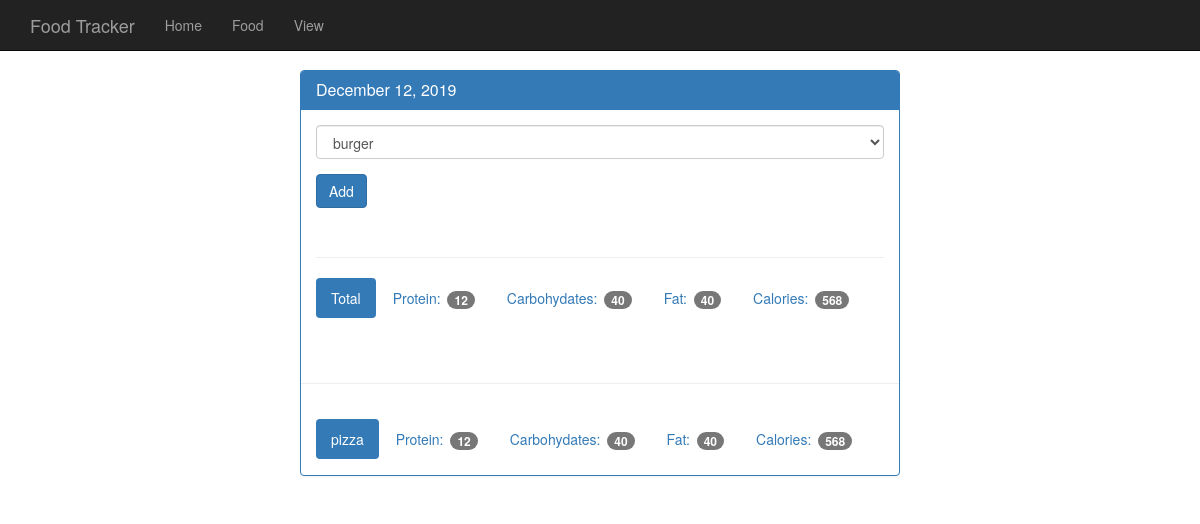
Screenshot of /view/20191212 with the database file from the repository.
### tables this page shows
CREATE TABLE food (
    id integer primary key autoincrement,
    name text not null,
    protein integer not null,
    carbohydrates integer not null,
    fat integer not null,
    calories integer not null
);

### app.py (the view)
@app.route('/view/<date>', methods=['GET', 'POST'])
def view(date):
    db = get_db()
    cur = db.execute('select id, entry_date '
                     'from log_date '
                     'where entry_date = ?',
                     [date])
    date_result = cur.fetchone()
    if request.method == 'POST':
        select = request.form['food-select']
        id = date_result['id']
        db.execute('insert into food_date (food_id, log_date_id) '
                   'values (?,?)', [select, id])
        db.commit()
    log_cur = db.execute('select food.name, food.protein, food.carbohydrates, food.fat, food.calories '
                         'from log_date '
                         'join food_date '
                         'on food_date.log_date_id = log_date.id '
                         'join food '
                         'on food.id = food_date.food_id '
                         'where log_date.entry_date = ?',
                         [date])
    food_list = log_cur.fetchall()
    totals = {'protein': 0, 'carbohydrates': 0, 'fat': 0, 'calories': 0}
    for food in food_list:
        totals['protein'] += food['protein']
        totals['carbohydrates'] += food['carbohydrates']
        totals['fat'] += food['fat']
        totals['calories'] += food['calories']
    d = datetime.strptime(str(date_result['entry_date']), '%Y%m%d')
    pretty_date = datetime.strftime(d, '%B %d, %Y')
    food_cur = db.execute('select id, name from food')
    food_results = food_cur.fetchall()
    return render_template('day.html',
                           entry_date=date_result['entry_date'],
                           pretty_date=pretty_date,
                           food_results=food_results,
                           food_list=food_list,
                           totals=totals
                           )

### database.py (called while the page is built)
def connect_db():
    sql = sqlite3.connect('/Users/redbook/PycharmProjects/FoodTracker/food_log.db')
    sql.row_factory = sqlite3.Row
    return sql

def get_db():
    if not hasattr(g, 'sqlite3'):
        g.sqlite_db = connect_db()
    return g.sqlite_db

### templates/day.html (shortened to what this page needs)
{% extends 'base.html'%}
{% block content %}
    <div class="container theme-showcase col-sm-6 col-sm-offset-3" role="main">
        <div class="row">
            <div>
                <div class="panel panel-primary">
                    <div class="panel-heading">
                        <h3 class="panel-title">{{pretty_date}}</h3>
                    </div>
                    <div class="panel-body">
                        <form method="POST" action="{{ url_for('view', date=entry_date) }}">
                            <div class="form-group">
                                <select class="form-control" name="food-select">
                                    {% for food in food_results %}
                                     <option value="{{ food.id }}">{{food.name}}</option>
                                    {% endfor %}
                                </select>
                            </div>
                            <button type="submit" class="btn btn-primary">Add</button>
                        </form>
                        <div class="page-header"></div>
                        <ul class="nav nav-pills" role="tablist">
                            <li class="active"><a>Total</a></li>
                            <li><a>Protein: <span class="badge">{{totals.protein }}</span></a></li>
                            <li><a>Carbohydates: <span class="badge">{{totals.carbohydrates}}</span></a></li>
                            <li><a>Fat: <span class="badge">{{totals.fat}}</span></a></li>
                            <li><a>Calories: <span class="badge">{{totals.calories}}</span></a></li>
                        </ul>
                    </div>
                    <div class="page-header"></div>
                {% for foods in food_list %}
                     <div class="panel-body">
                        <ul class="nav nav-pills" role="tablist">
                            <li class="active"><a>{{foods.name}}</a></li>
                            <li><a>Protein: <span class="badge">{{foods.protein}}</span></a></li>
                            <li><a>Carbohydates: <span class="badge">{{foods.carbohydrates}}</span></a></li>
                            <li><a>Fat: <span class="badge">{{foods.fat}}</span></a></li>
                            <li><a>Calories: <span class="badge">{{foods.calories}}</span></a></li>
                        </ul>
                    </div>
                {% endfor %}
                </div>
            </div>
        </div>
    </div>
{% endblock %}

### static/theme.css (style rules this page uses)
body { padding-top: 70px; padding-bottom: 30px; }

### rows the page displays
food: name "pizza", protein "12", carbohydrates "40", fat "40", calories "568"

### other values shown
{{ pretty_date }} "December 12, 2019"
{{ totals.protein }} "12"
{{ totals.carbohydrates }} "40"
{{ totals.fat }} "40"
{{ totals.calories }} "568"
form field food-select "burger"
